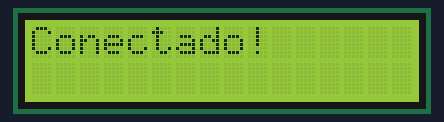
A sketch run on a simulated ESP8266 (NodeMCU). Parts: 16×2 character LCD. WiFi joins after 1.5 s; servers stay silent unless stated; network time is answered at once with the bench clock; the local clock reads 2024-03-15 10:24:30 at power-on unless the sketch sets it; what the sketch prints to the serial monitor is not drawn.

Above: at 2.6 s.
At 3.7 s:
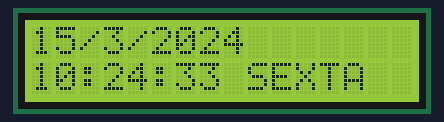
At 7.8 s:
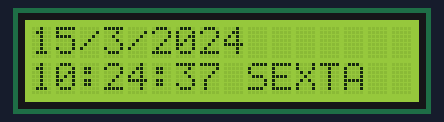
At 11.9 s:
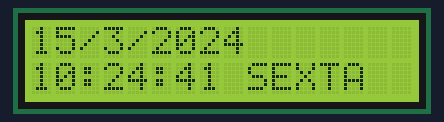
At 21.1 s:
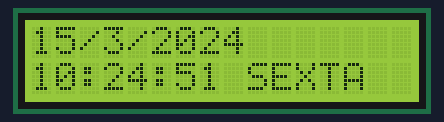
At 38.6 s:
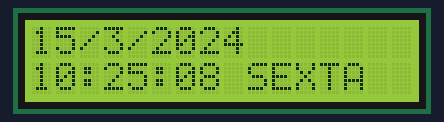

The sketch:

wifi_hora.ino
```cpp
#include <NTPClient.h>
#include <ESP8266WiFi.h>
#include <WiFiUdp.h>
#include <Wire.h>
#include <LiquidCrystal_I2C.h>

const char* ssid = "NOME_DA_REDE";
const char* password = "SENHA_DA_REDE";

const long utcOffsetInSeconds = -10800;

char diasDaSemana[7][8] = {"DOMINGO", "SEGUNDA", "TERCA", "QUARTA", "QUINTA", "SEXTA", "SABADO"};

// define NTP Client para pegar o tempo
WiFiUDP ntpUDP;
NTPClient timeClient(ntpUDP, "south-america.pool.ntp.org", utcOffsetInSeconds);

// cria o objeto do LCD (HEX address, characters, rows)
LiquidCrystal_I2C lcd(0x27, 16, 2);

void setup() {
  Serial.begin(115200);
  delay(500);

  // lcd
  lcd.init();
  lcd.backlight();

  // wifi
  conectaNoWiFi();

  // time
  timeClient.begin();
}

void loop() {
  timeClient.update();

  escreveHora();

  delay(1000);
}

void conectaNoWiFi() {
  WiFi.begin(ssid, password);

  lcd.setCursor(0, 0);
  lcd.print("Conectando ao");
  lcd.setCursor(0, 1);
  lcd.print("Wi-Fi");

  int i = 0;

  while(WiFi.status() != WL_CONNECTED) {
    delay(1000);
    Serial.print(++i);
    Serial.print(' ');
  }

  lcd.clear();
  lcd.setCursor(0, 0);
  lcd.print("Conectado!");
  delay(1000);
}

void escreveHora() {
  time_t epochTime = timeClient.getEpochTime();
  struct tm *ptm = gmtime ((time_t *)&epochTime);

  int dia = ptm->tm_mday;
  int mes = ptm->tm_mon+1;
  int ano = ptm->tm_year+1900;

  String dataAtual = String(dia) + "/" + String(mes) + "/" + String(ano);

  Serial.print("DIA: ");
  Serial.println(dia);
  Serial.print("MES: ");
  Serial.println(mes);
  Serial.print("ANO: ");
  Serial.println(ano);

  lcd.clear();

  // dia/mes/ano
  lcd.setCursor(0, 0);
  lcd.print(dataAtual);

  // HH:MM:SS dia da semana
  lcd.setCursor(0, 1);
  lcd.print(timeClient.getFormattedTime());
  lcd.setCursor(9, 1);
  lcd.print(diasDaSemana[timeClient.getDay()]);
}
```

Measured:
- what the display in image 0 shows lasts 1.1 s, from 2.6 s to 3.7 s
- what the display in image 1 shows lasts 1.0 s, from 3.7 s to 4.7 s
